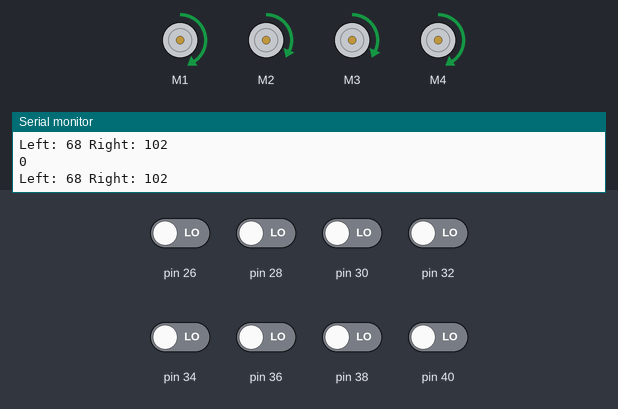
Bench run of a sketch on a simulated Arduino Mega 2560, built with avr-gcc and run on an emulated ATmega2560. Parts: 4 × DC motor (green arrow = forward, orange = backward, longer = faster), the last lines printed to the serial monitor. The test bench sets the inputs (shaded band); at power-on: pin 26, pin 28, pin 30, pin 32, pin 34, pin 36, pin 38, pin 40 LOW.

Above: at 4.9 s.
5.0 s: pin 28 driven HIGH
At 5.7 s:
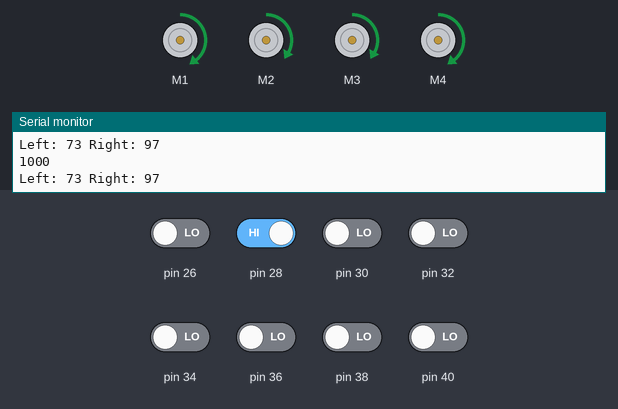
6.5 s: pin 32 driven HIGH
At 7.6 s:
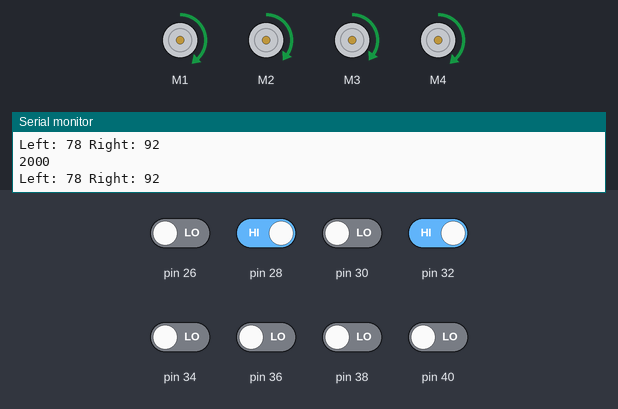
8.0 s: pin 38 driven HIGH
At 9.2 s:
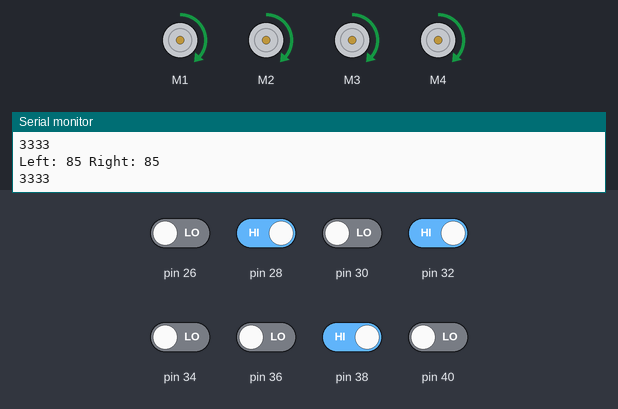
9.5 s: pin 26 driven HIGH
At 9.9 s:
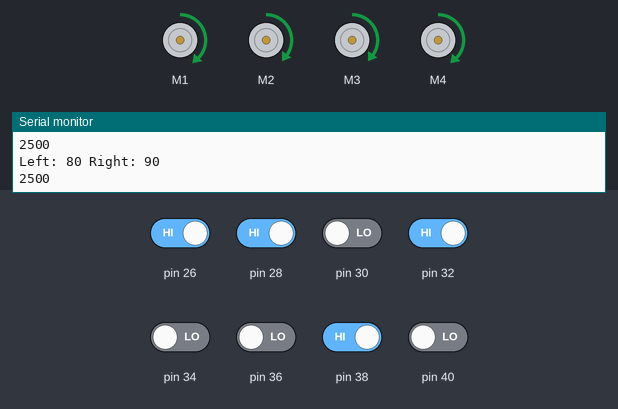
11.0 s: pin 34 driven HIGH
At 11.6 s:
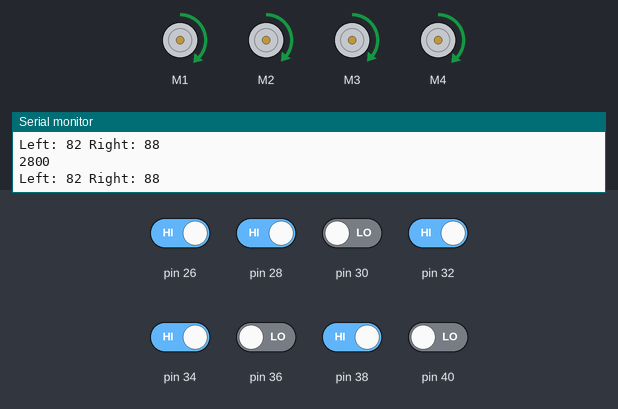
14.0 s: pin 30 driven HIGH
At 15.3 s:
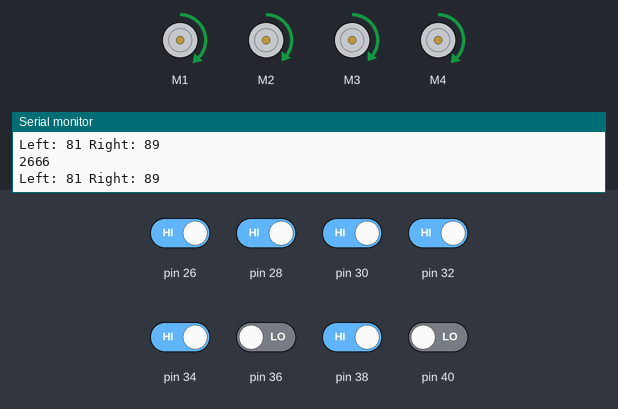
Timing chart, 0 to 17.0 s (numbered marks = the images above; inputs shaded):
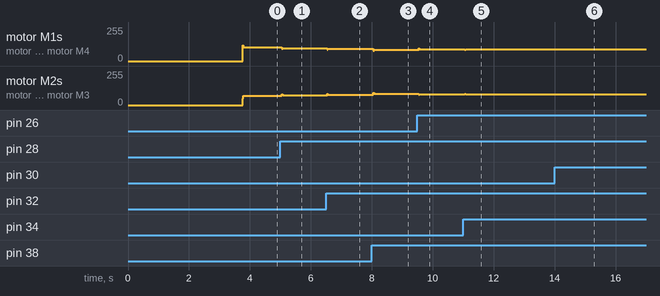

Measured:
- after the input at 5.0 s, motor M1, motor M4: forward 102/255 → forward 97/255 after 0.05 s; motor M2, motor M3: forward 68/255 → forward 73/255 after 0.05 s
- after the input at 6.5 s, motor M1, motor M4: forward 97/255 → forward 92/255 at once; motor M2, motor M3: forward 73/255 → forward 78/255 at once
- after the input at 8.0 s, motor M1, motor M4: forward 92/255 → forward 85/255 after 0.05 s; motor M2, motor M3: forward 78/255 → forward 85/255 after 0.05 s
- after the input at 9.5 s, motor M1, motor M4: forward 85/255 → forward 90/255 at once; motor M2, motor M3: forward 85/255 → forward 80/255 at once
- after the input at 11.0 s, motor M1, motor M4: forward 90/255 → forward 88/255 after 0.05 s; motor M2, motor M3: forward 80/255 → forward 82/255 after 0.05 s
- after the input at 14.0 s, motor M1, motor M4: forward 88/255 → forward 89/255 after 0.05 s; motor M2, motor M3: forward 82/255 → forward 81/255 after 0.05 s

The sketch:

line-follower.ino
```cpp
#include <QTRSensors.h> //Pololu QTR Sensor Library. First you must download and install QTRSensors library
#include <Adafruit_MotorShield.h>
#include "utility/Adafruit_MS_PWMServoDriver.h"

// Create the motor shield object with the default I2C address
Adafruit_MotorShield AFMS = Adafruit_MotorShield();
// Or, create it with a different I2C address (say for stacking)
// Adafruit_MotorShield AFMS = Adafruit_MotorShield(0x61);

// Select which 'port' M1, M2, M3 or M4. In this case, M1
Adafruit_DCMotor *myMotor1 = AFMS.getMotor(1);
Adafruit_DCMotor *myMotor2 = AFMS.getMotor(2);
Adafruit_DCMotor *myMotor3 = AFMS.getMotor(3);
Adafruit_DCMotor *myMotor4 = AFMS.getMotor(4);

#define KP 0.005 //experiment to determine this, start by something small that just makes your bot follow the line at a slow speed
#define KD 0.0060 //experiment to determine this, slowly increase the speeds and adjust this value. ( Note: Kp < Kd)
#define M1_minumum_speed 85  //minimum speed of the Motor1
#define M2_minumum_speed 85  //minimum speed of the Motor2
#define M1_maksimum_speed 120 //max. speed of the Motor1
#define M2_maksimum_speed 120 //max. speed of the Motor2
#define MIDDLE_SENSOR 4       //number of middle sensor used
#define NUM_SENSORS   8     // number of sensors used
#define TIMEOUT       2500  // waits for 2500 microseconds for sensor outputs to go low
#define EMITTER_PIN   24     // emitter is controlled by digital pin 2

// sensors 0 through 7 are connected to digital pins 3 through 10, respectively
QTRSensorsRC qtrrc((unsigned char[]) {26, 28, 30, 32, 34, 36, 38, 40},
  NUM_SENSORS, TIMEOUT, EMITTER_PIN);
unsigned int sensorValues[NUM_SENSORS];

void setup()
{
  delay(500);
  Serial.begin(9600); // set the data rate in bits per second for serial data transmission
  delay(1000);
  AFMS.begin();  // create with the default frequency 1.6KHz


//delay(1500);
manual_calibration();
//  qtrrc.calibrate(QTR_EMITTERS_ON);
//set_motors(0,0);
}

int lastError = 0;
int last_proportional = 0;
int integral = 0;

void loop()
{
//  unsigned int sensors[NUM_SENSORS];
  int position = qtrrc.readLine(sensorValues); //get calibrated readings along with the line position, refer to the QTR Sensors Arduino Library for more details on line position.
  Serial.println(position);
  delay(10);

  qtrrc.read(sensorValues);

//  // print the sensor values as numbers from 0 to 2500, where 0 means maximum reflectance and
//  // 2500 means minimum reflectance
//  for (unsigned char i = 0; i < NUM_SENSORS; i++)
//  {
//    Serial.print(sensorValues[i]);
//    Serial.print('\t'); // tab to format the raw data into columns in the Serial monitor
//  }
//  Serial.println();
//
//  delay(250);

  int error = position - 3500;
//  Serial.print("Error: ");
//  Serial.println(error);

  int motorSpeed = KP * error + KD * (error - lastError);
  lastError = error;
//  Serial.println(motorSpeed);

  int leftMotorSpeed = M1_minumum_speed + motorSpeed;
  int rightMotorSpeed = M2_minumum_speed - motorSpeed;

  Serial.print("Left: ");
  Serial.print(leftMotorSpeed);
  Serial.print(" Right: ");
  Serial.println(rightMotorSpeed);
//  delay(1000);
  //if(motorSpeed > 10 || motorSpeed < -10){
  // set motor speeds using the two motor speed variables above
    set_motors(leftMotorSpeed, rightMotorSpeed);
  //}
}

void set_motors(int leftMotorSpeed, int rightMotorSpeed)
{
if (leftMotorSpeed > M1_maksimum_speed ) leftMotorSpeed = M1_maksimum_speed;
if (rightMotorSpeed > M2_maksimum_speed ) rightMotorSpeed = M2_maksimum_speed;
if (leftMotorSpeed < 0) leftMotorSpeed = 0;
if (rightMotorSpeed < 0) rightMotorSpeed = 0;
myMotor1->setSpeed(rightMotorSpeed);
myMotor2->setSpeed(leftMotorSpeed);
myMotor1->run(FORWARD);
myMotor2->run(FORWARD);
myMotor3->setSpeed(leftMotorSpeed);
myMotor4->setSpeed(rightMotorSpeed);
myMotor3->run(FORWARD);
myMotor4->run(FORWARD);
}

//calibrate for sometime by sliding the sensors across the line, or you may use auto-calibration instead
void manual_calibration() {

int i;
for (i = 0; i < 50; i++)
{
qtrrc.calibrate(QTR_EMITTERS_ON);
delay(20);
}

//if (DEBUG) {
//Serial.begin(9600);
//for (int i = 0; i < NUM_SENSORS; i++)
//{
//Serial.print(qtrrc.calibratedMinimumOn[i]);
//Serial.print(' ');
//}
//Serial.println();
//
//for (int i = 0; i < NUM_SENSORS; i++)
//{
//Serial.print(qtrrc.calibratedMaximumOn[i]);
//Serial.print(' ');
//}
//Serial.println();
//Serial.println();
//}
}
```
